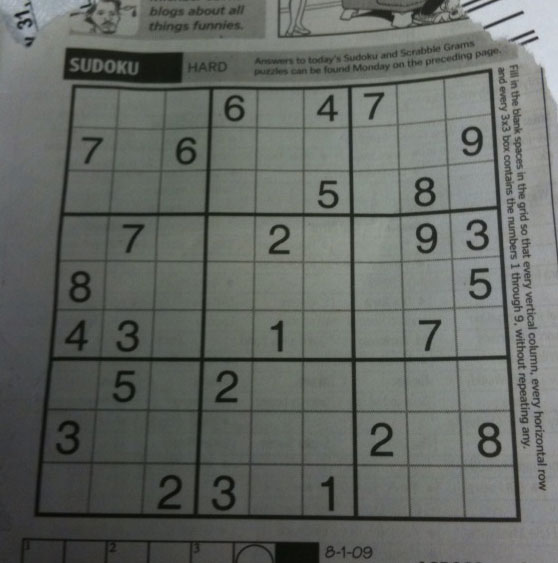
#> input picture images/sudoku.png, 558 x 563 px, found by its file name
$ python tutorial-hough-lines.py
#> lines starting #> are read from the running program, lines starting #| are printed output that depends on the picture; after the words box and inside, x2 and y2 are one past the last pixel; in counts of white or black regions, pixels touching at a corner belong together
import cv2 as cv
import numpy as np

cv.samples.addSamplesDataSearchPath('images')
img_org = cv.imread(cv.samples.findFile('sudoku.png'))
#> img_org is the input picture: shape (563, 558, 3); mean B, G, R 99.5, 104.1, 100

WINDOW_SETTINGS = 'SETTINGS'
TRACKBAR_CANNY_MIN = 'canny min'
TRACKBAR_CANNY_MAX = 'canny max'
TRACKBAR_CANNY_APERTURE = 'canny aperture'
TRACKBAR_HOUGH_RHO = 'hough rho'
TRACKBAR_HOUGH_THETA = 'hough theta'
TRACKBAR_HOUGH_THRESHOLD = 'hough threshold'

NOTHING = lambda _ : None

cv.namedWindow(WINDOW_SETTINGS)
cv.createTrackbar(TRACKBAR_CANNY_MIN, WINDOW_SETTINGS, 50, 255, NOTHING)
cv.createTrackbar(TRACKBAR_CANNY_MAX, WINDOW_SETTINGS, 150, 255, NOTHING)
cv.createTrackbar(TRACKBAR_CANNY_APERTURE, WINDOW_SETTINGS, 0, 2, NOTHING)
cv.createTrackbar(TRACKBAR_HOUGH_RHO, WINDOW_SETTINGS, 1, 300, NOTHING)
cv.setTrackbarMin(TRACKBAR_HOUGH_RHO, WINDOW_SETTINGS, 1)
cv.createTrackbar(TRACKBAR_HOUGH_THETA, WINDOW_SETTINGS, 180, 360, NOTHING)
cv.setTrackbarMin(TRACKBAR_HOUGH_THETA, WINDOW_SETTINGS, 1)
cv.createTrackbar(TRACKBAR_HOUGH_THRESHOLD, WINDOW_SETTINGS, 100, 255, NOTHING)


while True:
    img = img_org.copy()
    cv.imshow(WINDOW_SETTINGS, img_org)

    canny_min = cv.getTrackbarPos(TRACKBAR_CANNY_MIN, WINDOW_SETTINGS)
    canny_max = cv.getTrackbarPos(TRACKBAR_CANNY_MAX, WINDOW_SETTINGS)
    canny_aperture = cv.getTrackbarPos(TRACKBAR_CANNY_APERTURE, WINDOW_SETTINGS) * 2 + 3

    hough_rho = cv.getTrackbarPos(TRACKBAR_HOUGH_RHO, WINDOW_SETTINGS)  / 10
    hough_theta = cv.getTrackbarPos(TRACKBAR_HOUGH_THETA, WINDOW_SETTINGS)
    hough_threshold = cv.getTrackbarPos(TRACKBAR_HOUGH_THRESHOLD, WINDOW_SETTINGS)

    gray = cv.cvtColor(img, cv.COLOR_BGR2GRAY)
    edges = cv.Canny(gray, canny_min, canny_max, apertureSize=canny_aperture)
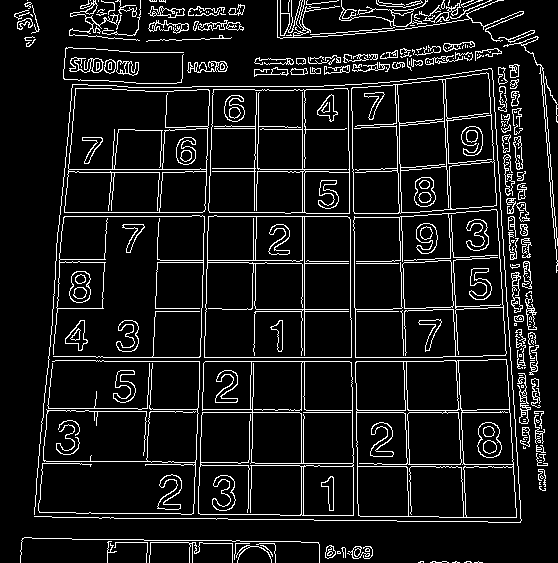
#> edges: shape (563, 558); 9.4% white in thin lines or dots
    lines = cv.HoughLinesP(edges, hough_rho, np.pi/hough_theta, hough_threshold,minLineLength=100, maxLineGap=10)
#> lines = 54 rows, first 6: [175, 412, 543, 412], [96, 361, 443, 361], [96, 357, 442, 357], [304, 418, 304, 86], [59, 216, 354, 216], [60, 212, 305, 212]

    for line in lines:
        x1, y1, x2, y2 = line[0]
        cv.line(img, (x1, y1), (x2, y2), (0, 255, 0), 2)
#> this loop made 54 passes
#> (x1, y1, x2, y2) on passes 1 to 12: (175, 412, 543, 412), (96, 361, 443, 361), (96, 357, 442, 357), (304, 418, 304, 86), (59, 216, 354, 216), (60, 212, 305, 212), (64, 169, 210, 169), (374, 464, 517, 464), (302, 320, 302, 86), (289, 410, 476, 410), (185, 171, 328, 171), (222, 309, 392, 309)
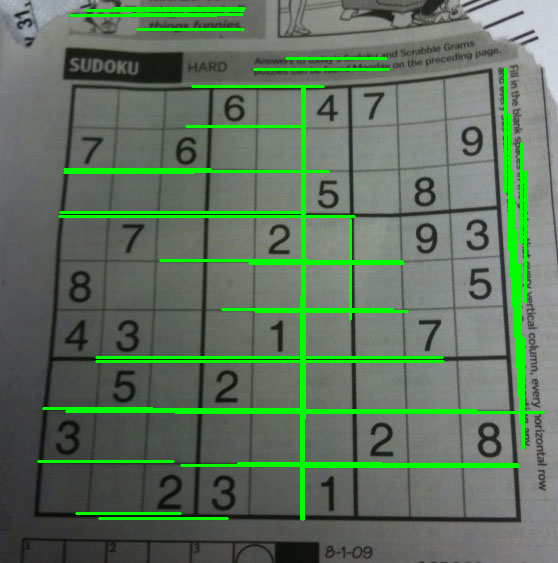
#> img: shape (563, 558, 3); 6.72% of pixels changed, all inside (x1, y1, x2, y2) = (37, 7, 545, 521)

    cv.imshow('gray', gray)
    cv.imshow('edges', edges)
    cv.imshow('result', img)

    if cv.pollKey() == 27:
#> (key Esc is pressed here)
        cv.destroyAllWindows()
        break

$ run again, with images/basketball1.png copied over images/sudoku.png
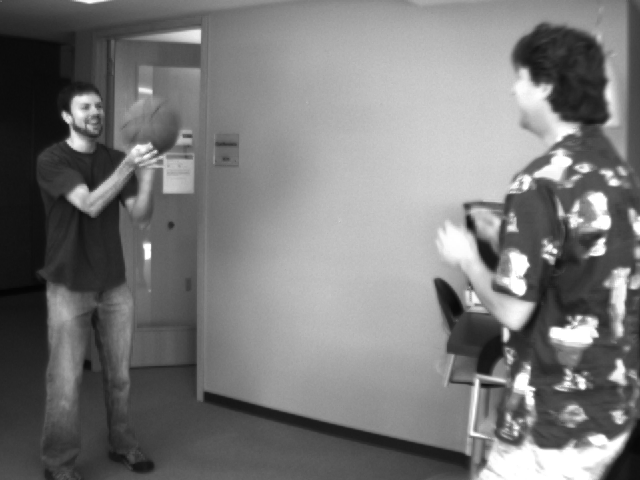
#> input picture images/basketball1.png, 640 x 480 px, found by its file name
#> img_org is the input picture: shape (480, 640, 3); min 4, max 255, mean 120.3
#> `edges = cv.Canny(gray, canny_min, canny_max, apertureSize=canny_apertu..`:
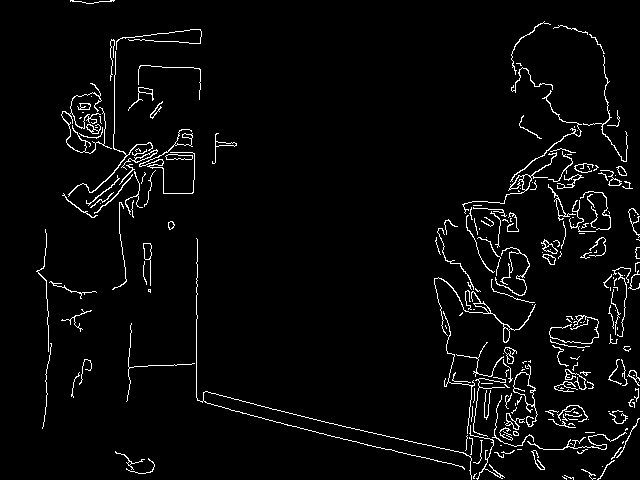
#> edges: shape (480, 640); 3.5% white in thin lines or dots
#> lines = [[196, 397, 196, 278]]
#> the loop `for line in lines:` made 1 pass
#> after the loop `for line in lines:`:
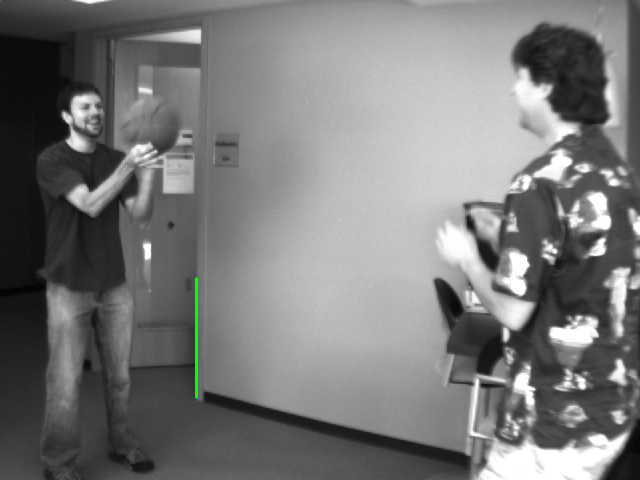
#> img: shape (480, 640, 3); 0.12% of pixels changed, all inside (x1, y1, x2, y2) = (195, 277, 198, 399)
